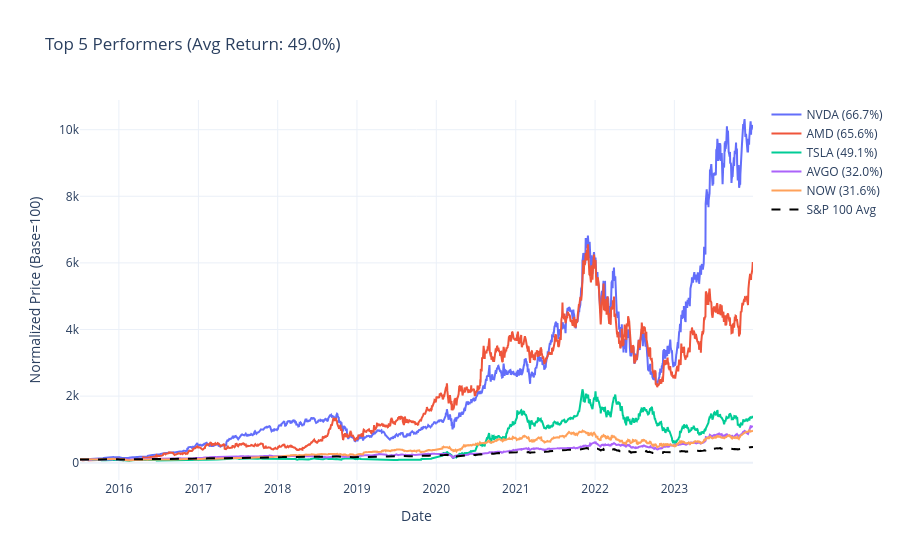

The cell this chart's notebook holds for it:
### Code cell
# Create plot for top performers
fig = go.Figure()

for ticker in top_5:
    fig.add_trace(go.Scatter(
        x=normalized_prices.index,
        y=normalized_prices[ticker],
        mode='lines',
        name=f'{ticker} ({annual_returns[ticker]:.1%})',
        line=dict(width=2)
    ))

# Add S&P 100 average
fig.add_trace(go.Scatter(
    x=normalized_prices.index,
    y=normalized_prices.mean(axis=1),
    mode='lines',
    name='S&P 100 Avg',
    line=dict(width=2, color='black', dash='dash')
))

fig.update_layout(
    title=f'Top 5 Performers (Avg Return: {annual_returns[top_5].mean():.1%})',
    xaxis_title='Date',
    yaxis_title='Normalized Price (Base=100)',
    hovermode='x unified',
    template='plotly_white',
    height=400
)
fig.show()

print("Top 5 Performers:")
for ticker in top_5:
    print(f"  {ticker:6s}: {annual_returns[ticker]:6.1%} return")

### Figure 1 — Plotly figure (JSON) as saved in the notebook; plotly's stock layout.template omitted (floating-point values rounded to 4 significant figures; data arrays with more than 128 entries replaced by an {"elided": "..."} marker saying what was removed)
{"data": [{"line": {"width": 2}, "mode": "lines", "name": "NVDA (66.7%)", "type": "scatter", "x": {"elided": "2138 str values"}, "y": {"elided": "2138 float values"}}, {"line": {"width": 2}, "mode": "lines", "name": "AMD (65.6%)", "type": "scatter", "x": {"elided": "2138 str values"}, "y": {"elided": "2138 float values"}}, {"line": {"width": 2}, "mode": "lines", "name": "TSLA (49.1%)", "type": "scatter", "x": {"elided": "2138 str values"}, "y": {"elided": "2138 float values"}}, {"line": {"width": 2}, "mode": "lines", "name": "AVGO (32.0%)", "type": "scatter", "x": {"elided": "2138 str values"}, "y": {"elided": "2138 float values"}}, {"line": {"width": 2}, "mode": "lines", "name": "NOW (31.6%)", "type": "scatter", "x": {"elided": "2138 str values"}, "y": {"elided": "2138 float values"}}, {"line": {"color": "black", "dash": "dash", "width": 2}, "mode": "lines", "name": "S&P 100 Avg", "type": "scatter", "x": {"elided": "2138 str values"}, "y": {"elided": "2138 float values"}}], "layout": {"autosize": true, "hovermode": "x unified", "title": {"text": "Top 5 Performers (Avg Return: 49.0%)"}, "xaxis": {"autorange": true, "range": ["2015-07-06", "2023-12-29"], "title": {"text": "Date"}, "type": "date"}, "yaxis": {"autorange": true, "range": [-519.2, 10890.0], "title": {"text": "Normalized Price (Base=100)"}, "type": "linear"}}}
